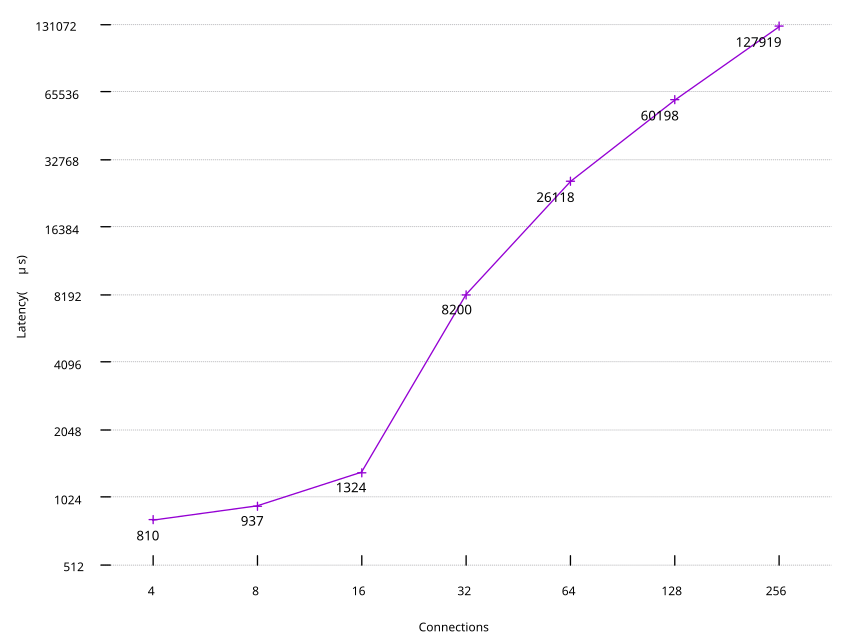

Write the gnuplot code that produced this figure.

fontSpec(s) = sprintf("Times-Roman, %d", s)
fn(v) = sprintf("%.0f", v)

# set key left top
unset key
set noborder
set xtics nomirror
set ytics nomirror
set grid ytics
set grid linetype 0

set xrange [0.5 : 7.5]
set xtics ("4" 1, "8" 2, "16" 3, "32" 4, "64" 5, "128" 6, "256" 7)
set xlabel "Connections"

set logscale y 2
set ylabel 'Latency({/symbol \155}s)'

datafile = 'core4_prio1t.dat'

plot datafile using 2 with linespoints, \
    datafile u ($0):2:(fn($2)) w labels font fontSpec(10) right rot by 0 offset char 1.5, -0.5 t ''
